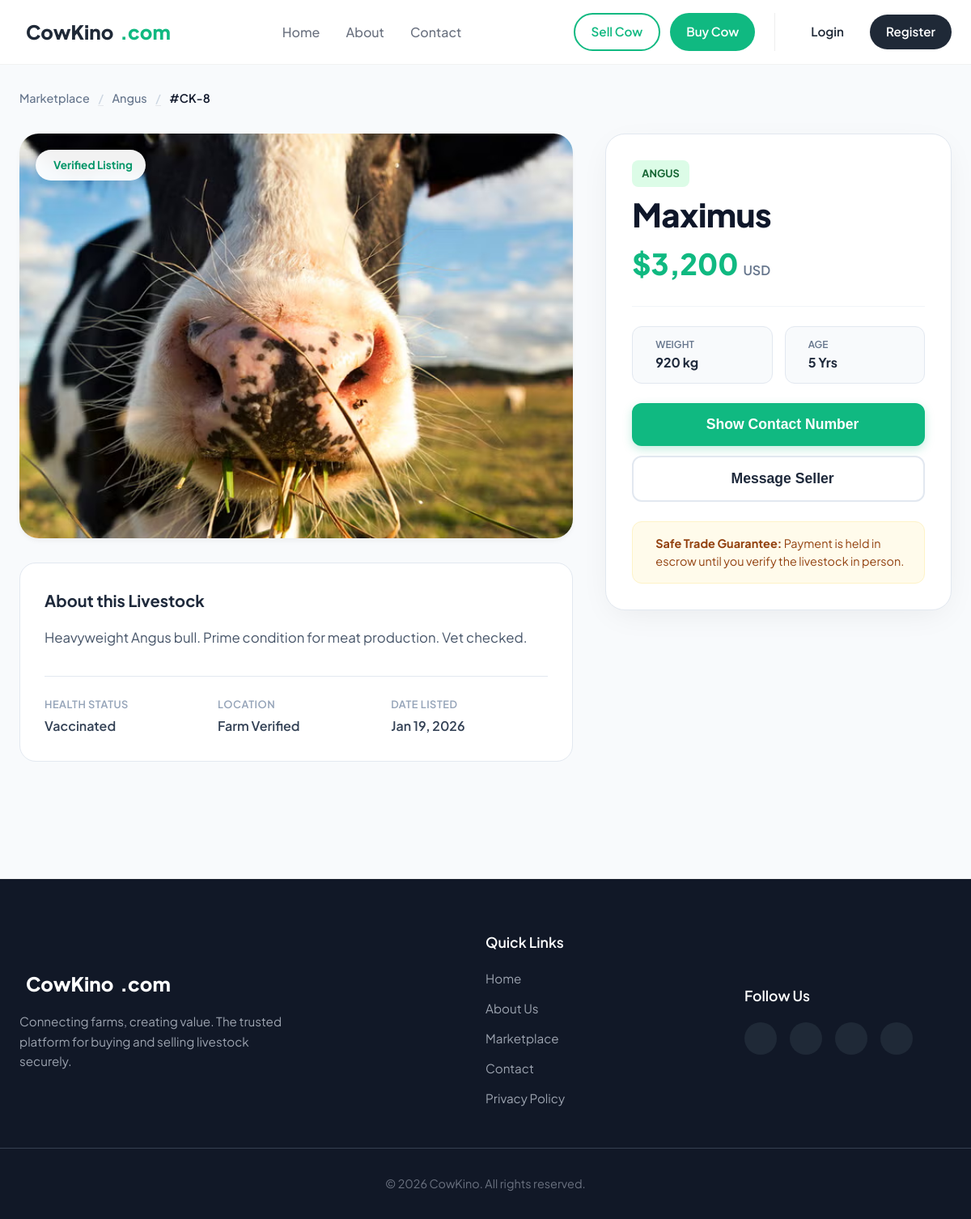
Screenshot of /view/cow_details.php?id=8 with the database file from the repository.
### tables this page shows
CREATE TABLE `cows` (
  `name` varchar(20) NOT NULL,
  `id` int(11) NOT NULL,
  `price` int(20) NOT NULL,
  `breed` varchar(20) NOT NULL,
  `age` float NOT NULL,
  `weight` int(5) NOT NULL,
  `photo_url` varchar(150) NOT NULL,
  `description` varchar(500) NOT NULL
);

### model/cows.php (called while the page is built, shortened)
<?php
require_once __DIR__ . '/DataBase.php';
function GetCowById($id)
{
    global $conn;
    $sql = "SELECT * FROM cows WHERE id = ?";
    $stmt = mysqli_prepare($conn, $sql);
    mysqli_stmt_bind_param($stmt, "i", $id);
    mysqli_stmt_execute($stmt);
    $result = mysqli_stmt_get_result($stmt);
    if ($row = mysqli_fetch_assoc($result)) {
        return $row;
    } else {
        return null;
    }
}

### view/cow_details.php (the view, shortened to what this page needs)
<?php
require_once '../model/cows.php';
$cowId = $_GET['id'];
$cow = GetCowById($cowId);
?>
<!DOCTYPE html>
<html lang="en">
<head>
    <link rel="stylesheet" href="../Asset/style/style.css" />
</head>
<body class="page-bg">
    <?php include "./header.php"; ?>
    <main class="product-page">
        <div class="container">
            <nav class="breadcrumb-clean">
                <a href="buy.php">Marketplace</a>
                <span class="divider">/</span>
                <a href="#"><?php echo htmlspecialchars($cow['breed']); ?></a>
                <span class="divider">/</span>
                <span class="current">#CK-<?php echo $cow['id']; ?></span>
            </nav>
            <div class="product-layout">
                <div class="product-visuals">
                    <div class="main-gallery-wrapper">
                        <img src="../upload/<?php echo htmlspecialchars($cow['photo_url']); ?>"
                             alt="<?php echo htmlspecialchars($cow['name']); ?>"
                             class="hero-image"
                             onerror="this.src='https://via.placeholder.com/1200x800?text=No+Image+Available'">
                        <div class="floating-badge">
                            <i class="ph-fill ph-check-circle"></i> Verified Listing
                        </div>
                    </div>
                    <div class="product-description-block">
                        <h3>About this Livestock</h3>
                        <div class="text-content">
                            <p><?php echo nl2br(htmlspecialchars($cow['description'])); ?></p>
                        </div>
                        <div class="specs-table">
                            <div class="spec-row">
                                <span class="spec-label">Health Status</span>
                                <span class="spec-value">Vaccinated</span>
                            </div>
                            <div class="spec-row">
                                <span class="spec-label">Location</span>
                                <span class="spec-value">Farm Verified</span>
                            </div>
                            <div class="spec-row">
                                <span class="spec-label">Date Listed</span>
                                <span class="spec-value"><?php echo date('M d, Y'); ?></span>
                            </div>
                        </div>
                    </div>
                </div>
                <aside class="product-sidebar">
                    <div class="sidebar-card">
                        <div class="sidebar-header">
                            <span class="breed-tag"><?php echo htmlspecialchars($cow['breed']); ?></span>
                            <h1 class="cow-title"><?php echo htmlspecialchars($cow['name']); ?></h1>
                            <div class="price-block">
                                <span class="amount">$<?php echo number_format($cow['price']); ?></span>
                                <span class="currency">USD</span>
                            </div>
                        </div>
                        <div class="divider-line"></div>
                        <div class="quick-stats">
                            <div class="stat-pill">
                                <div>
                                    <span class="lbl">Weight</span>
                                    <span class="val"><?php echo htmlspecialchars($cow['weight']); ?> kg</span>
                                </div>
                            </div>
                            <div class="stat-pill">
                                <div>
                                    <span class="lbl">Age</span>
                                    <span class="val"><?php echo htmlspecialchars($cow['age']); ?> Yrs</span>
                                </div>
                            </div>
                        </div>
                        <div class="sidebar-actions">
                            <button class="btn-primary-block">
                                <i class="ph-bold ph-phone"></i> Show Contact Number
                            </button>
                            <button class="btn-outline-block">
                                <i class="ph-bold ph-chat-circle-text"></i> Message Seller
                            </button>
                        </div>
                        <div class="safety-box">
                            <p><strong>Safe Trade Guarantee:</strong> Payment is held in escrow until you verify the livestock in person.</p>
                        </div>
                    </div>
                </aside>
            </div>
        </div>
    </main>
    <?php include "./footer.php"; ?>
</body>
</html>

### rows the page displays
cows: breed "Angus", id "8", photo_url (picture), description "Heavyweight Angus bull. Prime condition for meat production. Vet checked.", breed "ANGUS", name "Maximus", price "3,200", weight "920", age "5"
